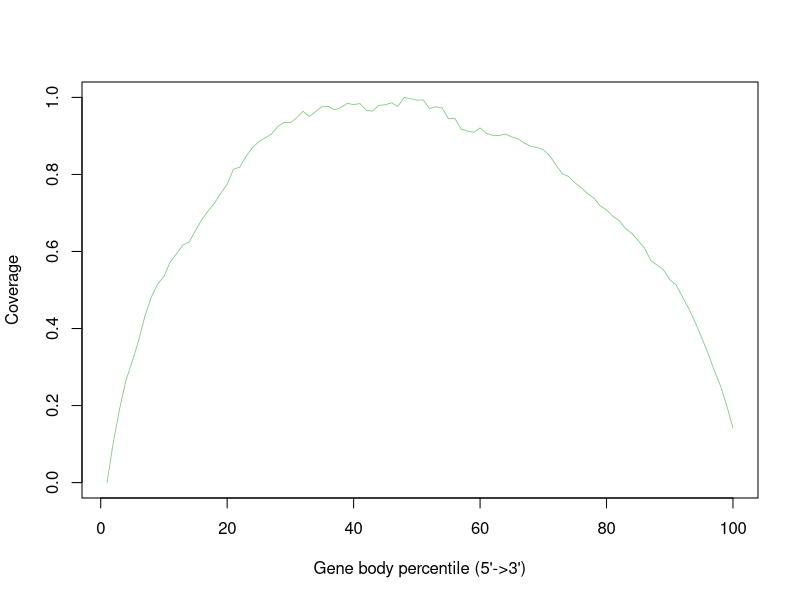

Source code (R):
SHAM_6Hr_SRR12108307.gencode.Aligned.sortedByCoord.out <- c(0.0,0.10518976981486017,0.1922108646430129,0.26572792391284866,0.3154307084779583,0.3688243411973451,0.4326907107481465,0.48144360075752596,0.5149456050947804,0.5352972453057884,0.5731675697634823,0.5943054120092959,0.6168077568747872,0.6246243734579149,0.6548262409864566,0.683007640975703,0.7055422464110116,0.7256035414936644,0.7516473800235383,0.7746790372012163,0.8133331740218774,0.8192631446886556,0.8472736831414626,0.8700281383858962,0.8850508103974621,0.8949787020497411,0.9046771852055416,0.9244087055745069,0.9351682030265194,0.934224282650385,0.9469648180563605,0.9639637486782128,0.9504131145190486,0.9630747907543596,0.9768333263634571,0.9766863615454008,0.9676976109255796,0.9740505535077395,0.9846475532747465,0.9812948436855908,0.9840596940025211,0.9665039698423414,0.9645587769659532,0.979412977112918,0.9808563389032601,0.9861638000561573,0.9768452747226487,1.0,0.9968145674395263,0.9928668295626303,0.993494118420188,0.9711016984592591,0.9758511712379098,0.9726549851541637,0.9448858035570266,0.9459300901503701,0.917789314582375,0.9126945342230878,0.9093812542192643,0.9207787940521068,0.9069629063188898,0.9017175766337888,0.9009397384504173,0.9047918894537808,0.8976073410718873,0.8921194596951973,0.8814388214138493,0.8730403197380919,0.8700209693703812,0.8639285010185976,0.8491280684879949,0.8245694110056336,0.8017970332224127,0.7947702031818481,0.7784248478077748,0.7656640001911738,0.7502243304438218,0.7388351544624134,0.7182971198480169,0.7079163853823773,0.6912902435673021,0.6804052883437782,0.659505218445877,0.646684629033318,0.6286055667405474,0.6090389337284258,0.5764951877983356,0.5647881854624314,0.5529425821599049,0.5269250300202525,0.5132943418545048,0.4823540657279239,0.4523684635007498,0.41682687424949366,0.3782958055285058,0.33814214962930217,0.29297854672107154,0.2520888718956669,0.20097737578187075,0.14141600004779345)


pdf("/athena/angsd/scratch/pes4008/project/QC/rseqc/SHAM_6Hr_SRR12108307.geneBodyCoverage.curves.pdf")
x=1:100
icolor = colorRampPalette(c("#7fc97f","#beaed4","#fdc086","#ffff99","#386cb0","#f0027f"))(1)
plot(x,SHAM_6Hr_SRR12108307.gencode.Aligned.sortedByCoord.out,type='l',xlab="Gene body percentile (5'->3')", ylab="Coverage",lwd=0.8,col=icolor[1])
dev.off()
